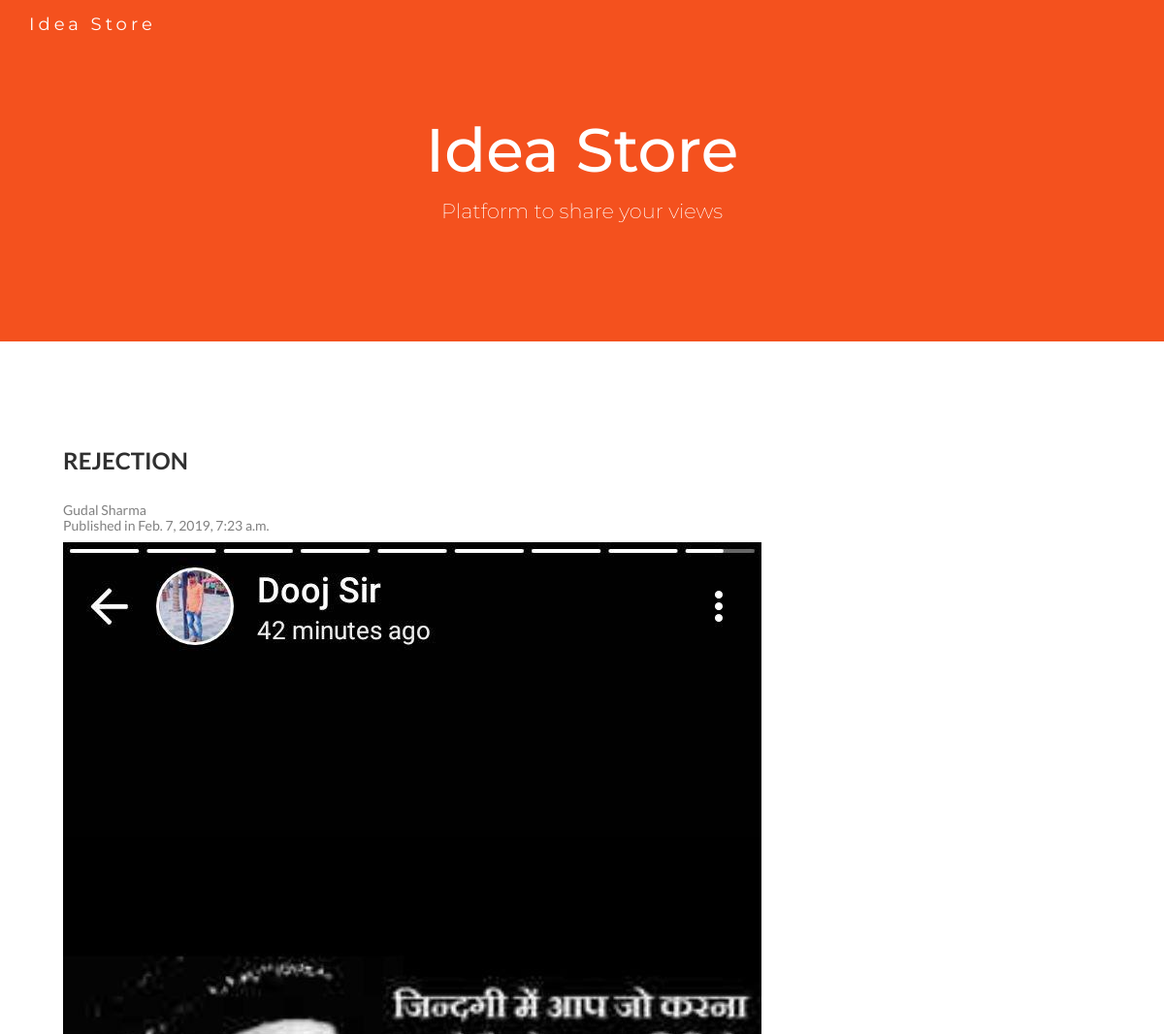
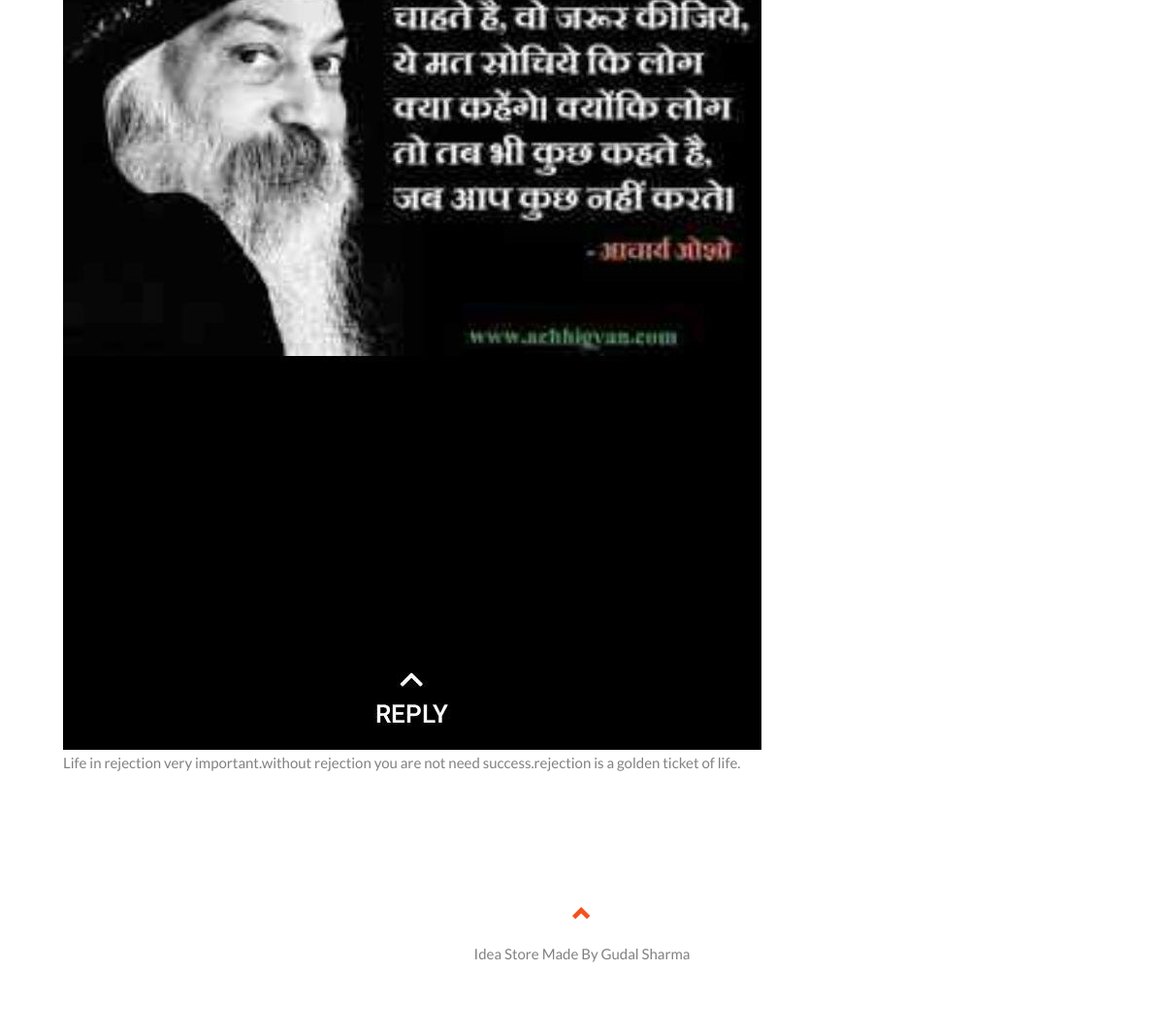
Screenshot of /post_id/2/ with the database file from the repository (2 pictures, top to bottom).
### demoapp/models.py (models this page shows, shortened)
class Post(models.Model):
    title = models.CharField(max_length=64)
    date = models.DateTimeField()
    author = models.ForeignKey(Author,on_delete=models.CASCADE)
    category = models.ForeignKey(Category,on_delete=models.CASCADE)
    model_pic = models.ImageField(upload_to = 'demoapp/templates/pic_folder', blank=True)
    body = models.TextField()

class Author(models.Model):
    name = models.CharField(max_length=64)
    email = models.CharField(max_length=64)
    def __str__(self):
        return "%s" % (self.name)

### demoapp/views.py (the view)
# urls.py: path('post_id/<id>/', views.post_id, name='post_id'),
def post_id(request,id):
    all_posts = Post.objects.filter(pk=id)
    posts = {'posts' : all_posts}
    return render_to_response('post.html', posts)

### demoapp/templates/post.html (shortened to what this page needs)
<!DOCTYPE html>
<html lang="en">
<head>
  <link rel="stylesheet" href="https://maxcdn.bootstrapcdn.com/bootstrap/3.3.7/css/bootstrap.min.css">
</head>
<body id="myPage" data-spy="scroll" data-target=".navbar" data-offset="60">
<nav class="navbar navbar-default navbar-fixed-top">
  <div class="container">
    <div class="navbar-header">
      <a class="navbar-brand" href="#myPage">Idea Store</a>
    </div>
  </div>
</nav>
<div class="jumbotron text-center">
  <h1>Idea Store</h1>
  <p>Platform to share your views</p>
</div>
<div id="ideas" class="container-fluid">
    {% for post in posts %}
    <div class="col-sm-12">
      <h2>{{post.title}}</h2>
      <h5>{{post.author}} <br>Published in {{post.date}}</h5>
      <img src="{{post.model_pic}}" alt="">
      <p>{{ post.body }}</p>
    </div>
    {%endfor%}
</div>
<footer class="container-fluid text-center">
  <a href="#myPage" title="To Top">
    <span class="glyphicon glyphicon-chevron-up"></span>
  </a>
  <p>Idea Store Made By Gudal Sharma</a></p>
</footer>
</body>
</html>

### demoapp/templates/post.html (style rules this page uses)
body { font: 400 15px Lato, sans-serif; line-height: 1.8; color: #818181; }
h2 { font-size: 24px; text-transform: uppercase; color: #303030; font-weight: 600; margin-bottom: 30px; }
.jumbotron { background-color: #f4511e; color: #fff; padding: 100px 25px; font-family: Montserrat, sans-serif; }
.container-fluid { padding: 60px 50px; }
.navbar { margin-bottom: 0; background-color: #f4511e; z-index: 9999; border: 0; font-size: 12px !important; line-height: 1.42857143 !important; letter-spacing: 4px; border-radius: 0; font-family: Montserrat, sans-serif; }
.navbar li a, .navbar .navbar-brand { color: #fff !important; }
footer .glyphicon { font-size: 20px; margin-bottom: 20px; color: #f4511e; }

### rows the page displays
Post: title "REJECTION", author "Gudal Sharma", date "Feb. 7, 2019, 7:23 a.m.", model_pic (picture), body "Life in rejection very important.without rejection you are not need success.rejection is a golden ticket of life."
